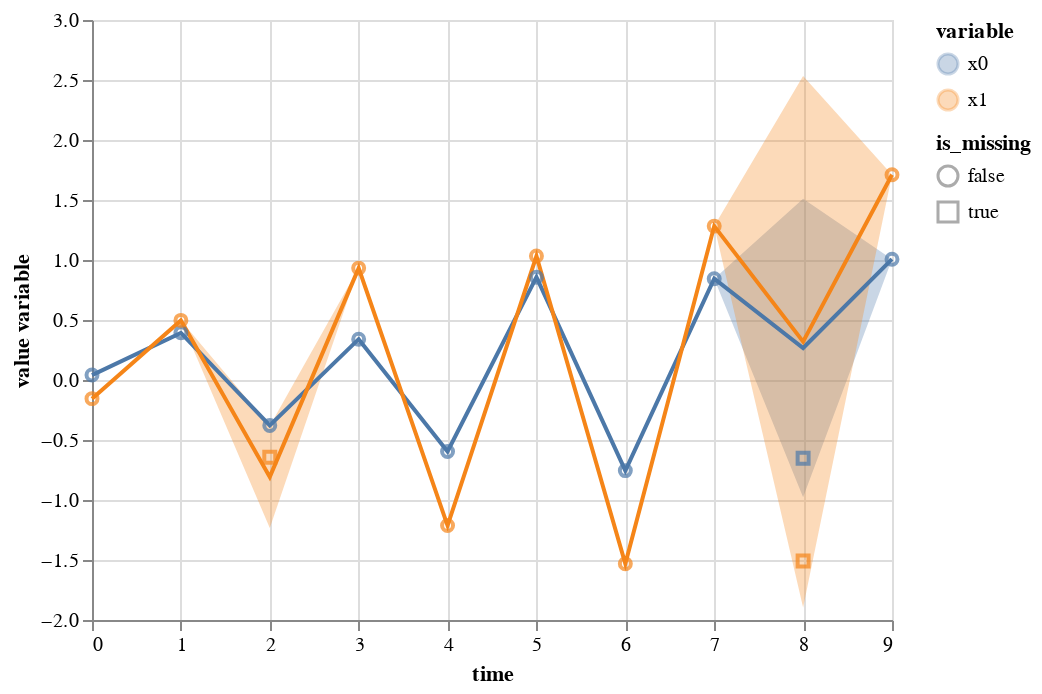

Notebook source saved alongside this figure:
### Code cell
imp.plot_pred(complete = fd.tidy_df(complete=True, is_missing=True))

### Figure 1 — Vega-Lite specification as saved in the notebook (floating-point values rounded to 4 significant figures)
{"config": {"view": {"continuousWidth": 400, "continuousHeight": 300}}, "layer": [{"mark": "errorband", "encoding": {"color": {"field": "variable", "type": "nominal"}, "x": {"field": "time", "type": "quantitative"}, "y": {"field": "err_low", "title": "", "type": "quantitative"}, "y2": {"field": "err_high"}}, "transform": [{"calculate": "datum.mean - 2 * datum.std", "as": "err_low"}, {"calculate": "datum.mean + 2 * datum.std", "as": "err_high"}]}, {"mark": "line", "encoding": {"color": {"field": "variable", "type": "nominal"}, "x": {"field": "time", "type": "quantitative"}, "y": {"field": "mean", "title": "value variable", "type": "quantitative"}}}, {"data": {"name": "data-c05771315f17f8c1e8d47be748150aec"}, "mark": "point", "encoding": {"color": {"field": "variable", "type": "nominal"}, "shape": {"field": "is_missing", "type": "nominal"}, "x": {"field": "time", "type": "quantitative"}, "y": {"field": "value", "title": "value variable", "type": "quantitative"}}}], "data": {"name": "data-613db5222e7b42a345ffb911de06118e"}, "$schema": "https://vega.github.io/schema/vega-lite/v4.17.0.json", "datasets": {"data-613db5222e7b42a345ffb911de06118e": [{"time": 0.0, "variable": "x0", "mean": 0.04101, "std": null}, {"time": 1.0, "variable": "x0", "mean": 0.3931, "std": null}, {"time": 3.0, "variable": "x0", "mean": 0.3403, "std": null}, {"time": 4.0, "variable": "x0", "mean": -0.5957, "std": null}, {"time": 5.0, "variable": "x0", "mean": 0.8569, "std": null}, {"time": 6.0, "variable": "x0", "mean": -0.7551, "std": null}, {"time": 7.0, "variable": "x0", "mean": 0.8443, "std": null}, {"time": 9.0, "variable": "x0", "mean": 1.007, "std": null}, {"time": 0.0, "variable": "x1", "mean": -0.1554, "std": null}, {"time": 1.0, "variable": "x1", "mean": 0.4968, "std": null}, {"time": 3.0, "variable": "x1", "mean": 0.9324, "std": null}, {"time": 4.0, "variable": "x1", "mean": -1.213, "std": null}, {"time": 5.0, "variable": "x1", "mean": 1.033, "std": null}, {"time": 6.0, "variable": "x1", "mean": -1.532, "std": null}, {"time": 7.0, "variable": "x1", "mean": 1.282, "std": null}, {"time": 9.0, "variable": "x1", "mean": 1.711, "std": null}, {"time": 2.0, "variable": "x0", "mean": -0.3784, "std": 0.0}, {"time": 8.0, "variable": "x0", "mean": 0.2664, "std": 0.6218}, {"time": 2.0, "variable": "x1", "mean": -0.8074, "std": 0.2125}, {"time": 8.0, "variable": "x1", "mean": 0.3194, "std": 1.107}], "data-c05771315f17f8c1e8d47be748150aec": [{"time": 0.0, "variable": "x0", "value": 0.04101, "is_missing": false}, {"time": 1.0, "variable": "x0", "value": 0.3931, "is_missing": false}, {"time": 2.0, "variable": "x0", "value": -0.3784, "is_missing": false}, {"time": 3.0, "variable": "x0", "value": 0.3403, "is_missing": false}, {"time": 4.0, "variable": "x0", "value": -0.5957, "is_missing": false}, {"time": 5.0, "variable": "x0", "value": 0.8569, "is_missing": false}, {"time": 6.0, "variable": "x0", "value": -0.7551, "is_missing": false}, {"time": 7.0, "variable": "x0", "value": 0.8443, "is_missing": false}, {"time": 8.0, "variable": "x0", "value": -0.6519, "is_missing": true}, {"time": 9.0, "variable": "x0", "value": 1.007, "is_missing": false}, {"time": 0.0, "variable": "x1", "value": -0.1554, "is_missing": false}, {"time": 1.0, "variable": "x1", "value": 0.4968, "is_missing": false}, {"time": 2.0, "variable": "x1", "value": -0.6441, "is_missing": true}, {"time": 3.0, "variable": "x1", "value": 0.9324, "is_missing": false}, {"time": 4.0, "variable": "x1", "value": -1.213, "is_missing": false}, {"time": 5.0, "variable": "x1", "value": 1.033, "is_missing": false}, {"time": 6.0, "variable": "x1", "value": -1.532, "is_missing": false}, {"time": 7.0, "variable": "x1", "value": 1.282, "is_missing": false}, {"time": 8.0, "variable": "x1", "value": -1.508, "is_missing": true}, {"time": 9.0, "variable": "x1", "value": 1.711, "is_missing": false}]}}
